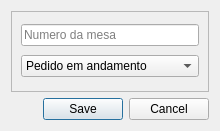
<?xml version="1.0" encoding="UTF-8"?>
<ui version="4.0">
 <class>Dialog</class>
 <widget class="QDialog" name="Dialog">
  <property name="geometry">
   <rect>
    <x>0</x>
    <y>0</y>
    <width>220</width>
    <height>131</height>
   </rect>
  </property>
  <property name="windowTitle">
   <string>Dialog</string>
  </property>
  <layout class="QVBoxLayout" name="verticalLayout">
   <item>
    <widget class="QFrame" name="frame">
     <property name="frameShape">
      <enum>QFrame::StyledPanel</enum>
     </property>
     <property name="frameShadow">
      <enum>QFrame::Raised</enum>
     </property>
     <layout class="QVBoxLayout" name="verticalLayout_2">
      <item>
       <widget class="QLineEdit" name="lineEdit">
        <property name="placeholderText">
         <string>Numero da mesa</string>
        </property>
       </widget>
      </item>
      <item>
       <widget class="QComboBox" name="comboBox">
        <item>
         <property name="text">
          <string>Pedido em andamento</string>
         </property>
        </item>
        <item>
         <property name="text">
          <string>Pedido finalizado</string>
         </property>
        </item>
       </widget>
      </item>
     </layout>
    </widget>
   </item>
   <item>
    <widget class="QDialogButtonBox" name="buttonBox">
     <property name="orientation">
      <enum>Qt::Horizontal</enum>
     </property>
     <property name="standardButtons">
      <set>QDialogButtonBox::Cancel|QDialogButtonBox::Save</set>
     </property>
    </widget>
   </item>
  </layout>
 </widget>
 <resources/>
 <connections>
  <connection>
   <sender>buttonBox</sender>
   <signal>accepted()</signal>
   <receiver>Dialog</receiver>
   <slot>accept()</slot>
   <hints>
    <hint type="sourcelabel">
     <x>210</x>
     <y>121</y>
    </hint>
    <hint type="destinationlabel">
     <x>157</x>
     <y>130</y>
    </hint>
   </hints>
  </connection>
  <connection>
   <sender>buttonBox</sender>
   <signal>rejected()</signal>
   <receiver>Dialog</receiver>
   <slot>reject()</slot>
   <hints>
    <hint type="sourcelabel">
     <x>210</x>
     <y>121</y>
    </hint>
    <hint type="destinationlabel">
     <x>219</x>
     <y>130</y>
    </hint>
   </hints>
  </connection>
 </connections>
</ui>
